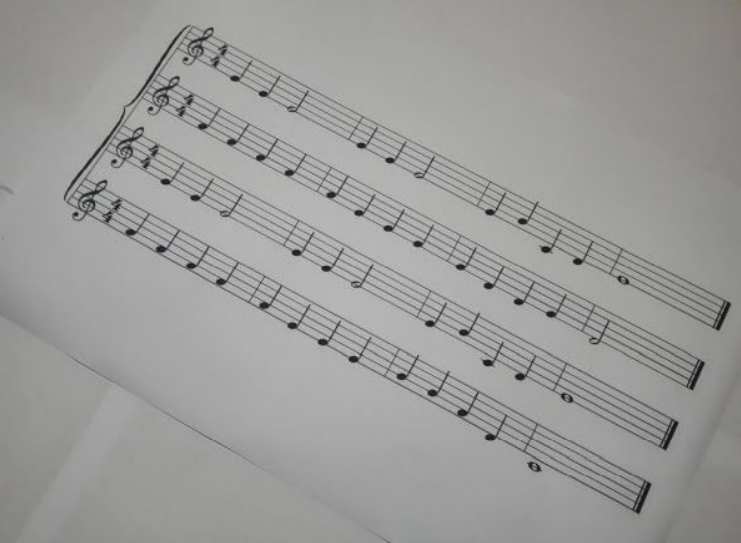
#> input picture Image-Processing/ex1.png, 741 x 543 px, found by its file name
$ jupyter execute --allow-errors Preprocessing2.ipynb   (shell and % lines are left out)   (older library calls are emulated)
#> lines starting #> are read from the running program, lines starting #| are printed output that depends on the picture; after the words box and inside, x2 and y2 are one past the last pixel; in counts of white or black regions, pixels touching at a corner belong together
### commonfunctions.py
import numpy as np
import skimage.io as io
import matplotlib.pyplot as plt
from skimage.morphology import binary_erosion, binary_dilation,binary_opening, binary_closing,skeletonize, thin
from skimage.measure import find_contours
from skimage.draw import rectangle
from collections import Counter
import skimage.filters as fr
import skimage as sk
import cv2, time, os, math
from skimage.transform import hough_line, hough_line_peaks, rotate
from rotation import rotateImage
from remove_lines import *
from skimage.exposure import histogram
from matplotlib.pyplot import bar
from skimage.color import rgb2gray,rgb2hsv, rgba2rgb
# Convolution:
from scipy.signal import convolve2d, find_peaks, peak_widths
from scipy import fftpack
from skimage.util import random_noise
from skimage.filters import median, threshold_otsu
from skimage.feature import canny
from mpl_toolkits.mplot3d import Axes3D  # noqa: F401 unused import
from matplotlib import cm
from matplotlib.ticker import LinearLocator, FormatStrFormatter
from notes import getNoteCharacter, getHeadCharacter,getNearestLine
from segmentation import getObjects, getLines, getHalfs, segmentImage
from classifer import *
# Edges
from skimage.filters import sobel_h, sobel, sobel_v,roberts, prewitt
from functools import cmp_to_key

# Show the figures / plots inside the notebook
def show_images(images,titles=None):
    #This function is used to show image(s) with titles by sending an array of images and an array of associated titles..
    # images[0] will be drawn with the title titles[0] if exists
    # You aren't required to understand this function, use it as-is.
    n_ims = len(images)
    if titles is None: titles = ['(%d)' % i for i in range(1,n_ims + 1)]
    fig = plt.figure()
    n = 1
    for image,title in zip(images,titles):
        a = fig.add_subplot(1,n_ims,n)
        if image.ndim == 2:
            plt.gray()
        plt.imshow(image)
        a.set_title(title)
        plt.axis('off')
        n += 1
    fig.set_size_inches(np.array(fig.get_size_inches()) * n_ims)
    plt.show()

# [6 lines left out: function showHist, not called in this run]

def binraization(img,n=8,t=15):

    outputimg = np.zeros(img.shape)
    intimg = np.zeros(img.shape)
    h = img.shape[1]
    w = img.shape[0]
    s= min(w,h)//n
    count = s**2
    img = np.pad(img,s,"constant")
    intimg = np.cumsum(img ,axis =1)
    intimg = np.cumsum(intimg ,axis =0)
    a = np.roll(intimg,-s//2,axis =0)
    a = np.roll(a,-s//2,axis =1)
    a[:,-s//2:]=a[-s//2-1,-s//2-1]
    a[-s//2:,:]=a[-s//2-1,-s//2-1]
    b = np.roll(intimg,s//2+1,axis =0)
    b = np.roll(b,-s//2,axis =1)
    b[0:s//2+1,:]=0
    b[:,-s//2:]=0

    c = np.roll(intimg,s//2+1,axis =1)
    c = np.roll(c,-s//2,axis =0)
    c[:,0:s//2+1]=0
    c[-s//2:,:]=0

    d = np.roll(intimg,s//2+1,axis =0)
    d = np.roll(d,s//2+1,axis =1)
    d[0:s//2+1,:]=0
    d[:,0:s//2+1]=0

    sum = (a-b-c+d)*(100-t)/100
    outputimg = (img>sum/count)*255
    return outputimg[s:-s,s:-s]


# [38 lines left out: function getRefLengths, not called in this run]

def load_images_from_folder(folder):
    images = []
    for filename in os.listdir(folder):
        img = cv2.imread(os.path.join(folder,filename), 0)
        if img is not None:
            images.append(img)
    return images

### Preprocessing2.ipynb
# Preprocessing
### This Notebook takes an image and the output is the binarized Image with horizontal staff lines
### It takes care of the enhancement of the image and choosing apropriate threshold

[cell 1]
from commonfunctions import *

[cell 2]
# [17 lines left out: function rotate_img, not called in this run]


h_m =  [[-1,-1,-1],[2,2,2],[-1,-1,-1]]
def binarize(img):
    thr = threshold_otsu(img)
    return np.where(img > thr,1,0)

paths = [ '../../bex2.png', '../../bex3.png', '../../bex4.png', '../../bex5.png']
#paths = [ '../../bex4.png']
k = 1
#> (the rest of this cell did not finish here and is left out)

[cell 3]
from scipy.signal import find_peaks
# [25 lines left out: functions getStuffLines, get_obj_properties, not called in this run]

#> (the rest of this cell did not finish here and is left out)

[cell 4]
# [23 lines left out: function deleteLines, not called in this run]

[cell 5]
paths = ['../../ex1.png', '../../ex2.png', '../../ex3.png', '../../ex4.png', '../../ex5.png']
#> paths = ['../../ex1.png', '../../ex2.png', '../../ex3.png', '../../ex4.png', '../../ex5.png']
#> (the rest of this cell did not finish here and is left out)

#> in binraization, `intimg = np.cumsum(img ,axis =1)`:
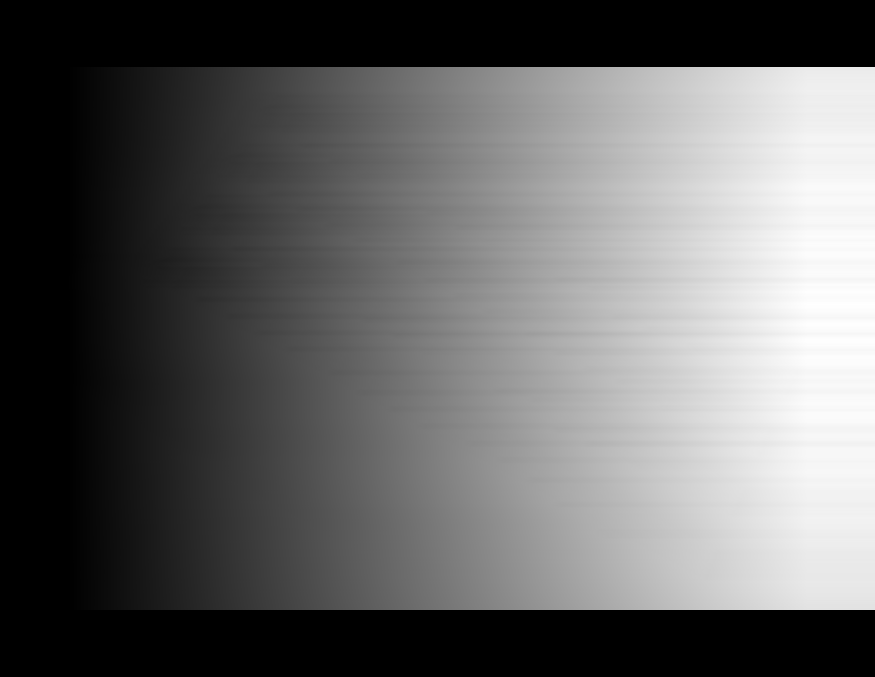
#> intimg: shape (677, 875) uint64; min 0, max 120021, mean 46740.4; drawn with min black and max white
#> in binraization, `b[0:s//2+1,:]=0`:
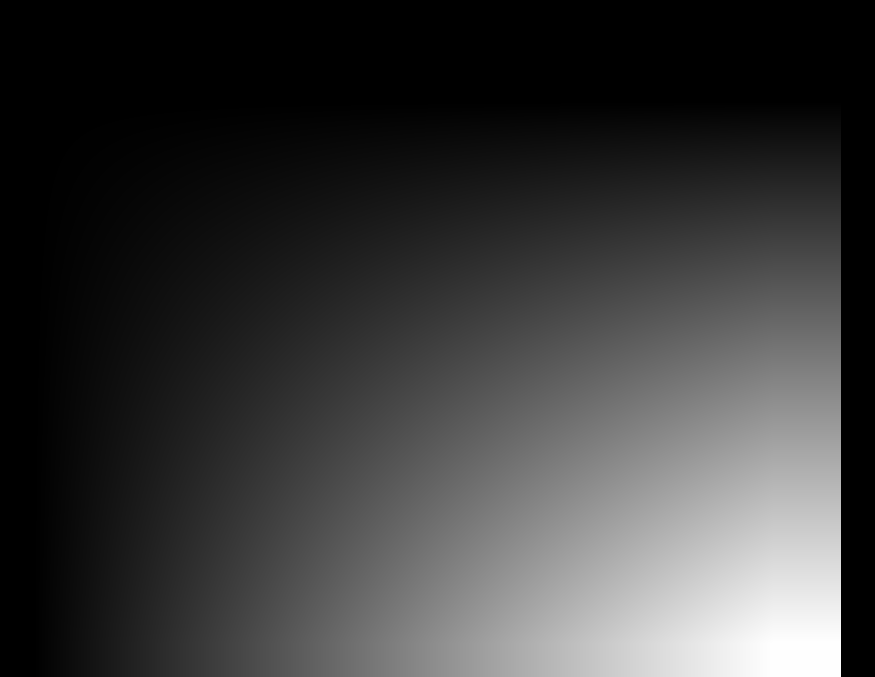
#> b: shape (677, 875) uint64; min 0, max 62492483, mean 14300338.4; drawn with min black and max white
#> in binraization, `c[:,0:s//2+1]=0`:
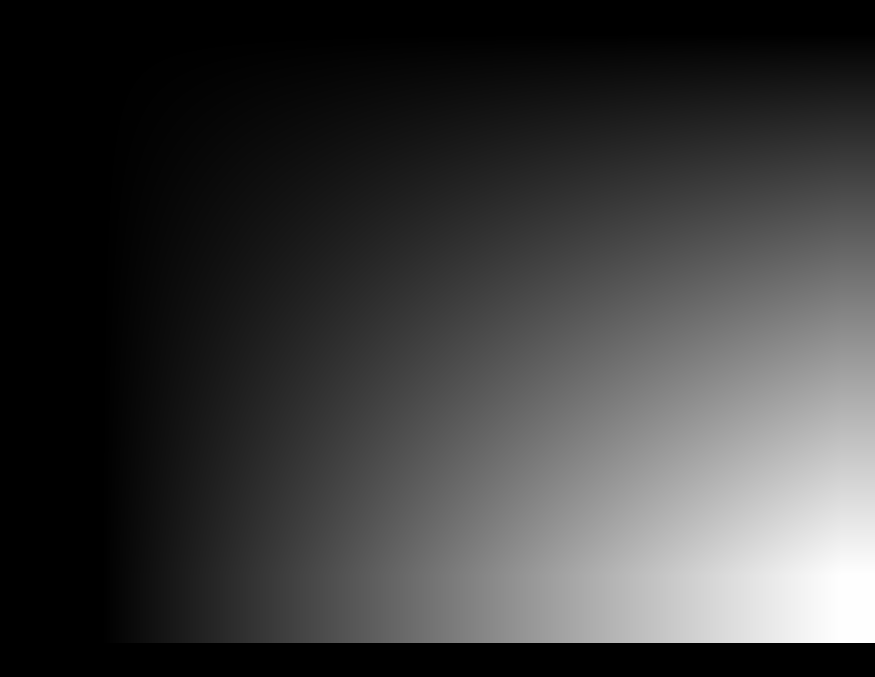
#> c: shape (677, 875) uint64; min 0, max 62492483, mean 14669014.2; drawn with min black and max white
#> in binraization, `sum = (a-b-c+d)*(100-t)/100`:
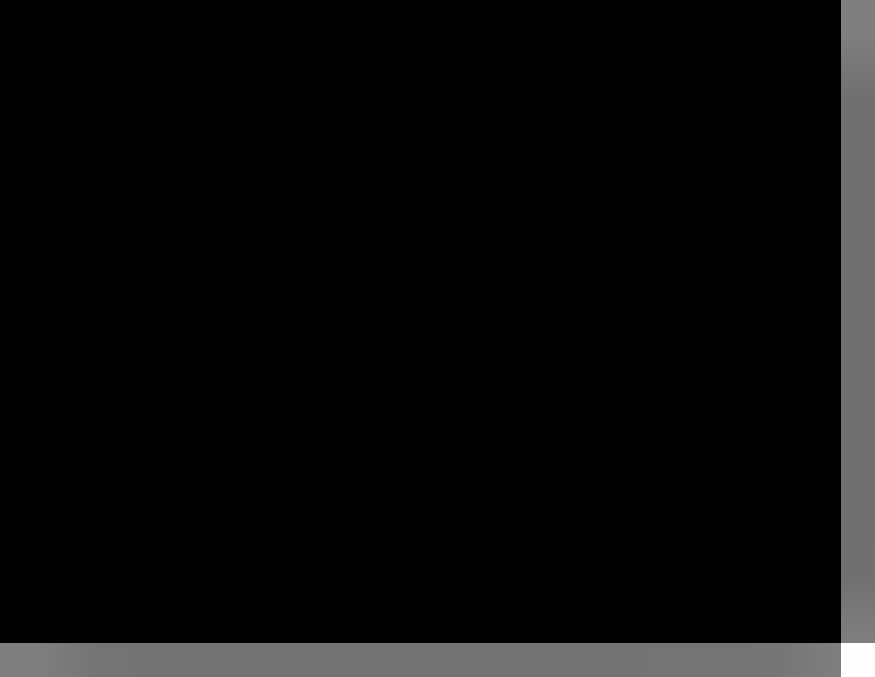
#> sum: shape (677, 875) float64; min 0, max 106237221.1, mean 4731737.2; drawn with min black and max white
#> in binraization, `outputimg = (img>sum/count)*255`:
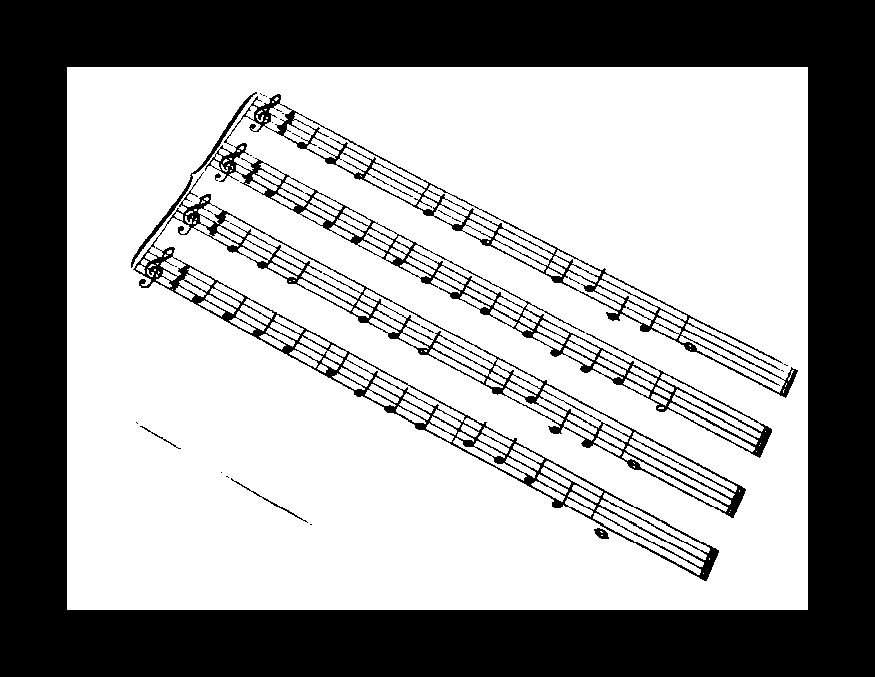
#> outputimg: shape (677, 875) int64; 63.2% white; 32 black regions (22 under 20 px), largest, box (x1, y1, x2, y2) and area: (0, 0, 875, 677) 190012, (133, 172, 746, 581) 14105, (205, 143, 772, 458) 6518
#> in binraization, `return outputimg[s:-s,s:-s]`:
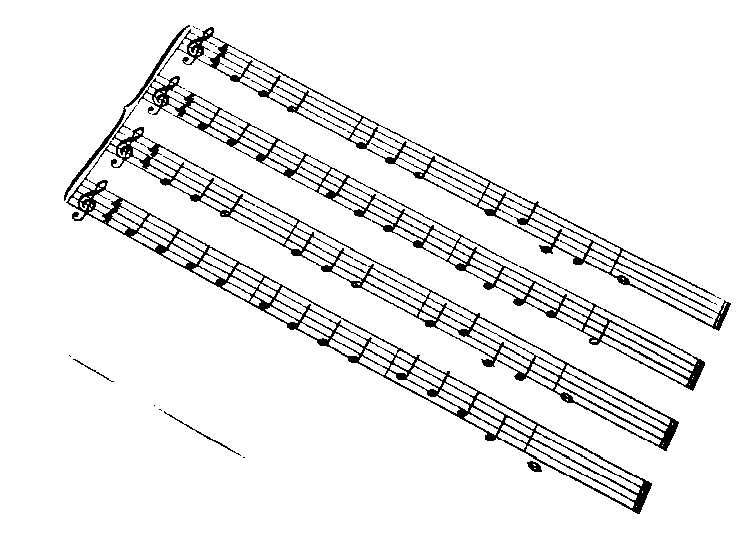
#> returned value: shape (543, 741) int64; 93.1% white; black in thin lines or dots, all inside (x1, y1, x2, y2) = (64, 25, 731, 514)
    img = getStaffLines(imgb)
    show_images([img])

# [4 lines of commented-out code are left out]

#> (a cell that did not finish here is left out)

# images = [cv2.imread('../test_cases/04.PNG',0)]
# show_images([rotateImage(images[0])])

imNum = 0
for img in images:
    start_time = time.time()
    start = time.time()
    rotated = rotateImage(img)
    print('rotation time:' + str(time.time() - start))

    start = time.time()
    binary = binraization(rotated)//255
    print('binarization time:' + str(time.time() - start))

    show_images([binary])

    start = time.time()
    staffHeight, spaceHeight = getRefLengths(binary)
    print('Ref lengths time:' + str(time.time() - start))

    start = time.time()
    filteredImg, candidates = getCandidateStaffs(binary, staffHeight)
    filteredImg1, candidates, eliminated = RemoveThinStaffs(candidates, filteredImg, staffHeight)
    filteredImg2, candidates, eliminated = removeLonelyStaffs(candidates, binary, staffHeight, spaceHeight, eliminated)
    filteredImg3, candidates = addFalseNegatives(candidates, filteredImg2, staffHeight, staffHeight, eliminated)
    # print(filteredImg3)
    staffLess = (binary-filteredImg3).astype(np.uint8)
    print('staff removal time:' + str(time.time() - start))

    start = time.time()
    lines = getLines(1-filteredImg3, staffHeight, spaceHeight)
    print('getting lines time:' + str(time.time() - start))

    start = time.time()
    halfs = getHalfs(lines, spaceHeight, staffLess.shape[0])
    print('segment image time:' + str(time.time() - start))

    print(staffHeight, spaceHeight)

    for i in range(len(halfs) - 1):
        segment = staffLess[halfs[i]:halfs[i+1] + 1]

        start = time.time()
        mergedRects = getObjects(segment, staffHeight, spaceHeight)
        print('merging contours time:' + str(time.time() - start))

        cp = cv2.cvtColor(segment, cv2.COLOR_GRAY2BGR)

        for b in mergedRects:
            cv2.rectangle(cp, (b[0],b[1]), (b[2],b[3]), (0, 255, 0), 1)

        plt.imsave('image'+str(imNum)+'segment'+str(i)+'.png', cp)

    imNum += 1

    print("time: %s seconds" % (time.time() - start_time))
    print("---------------------------------------------------------")

[cell 7]
# images = load_images_from_folder("../test_cases/test/")
images = [cv2.imread('../test_cases/test/23.jpg',0)]
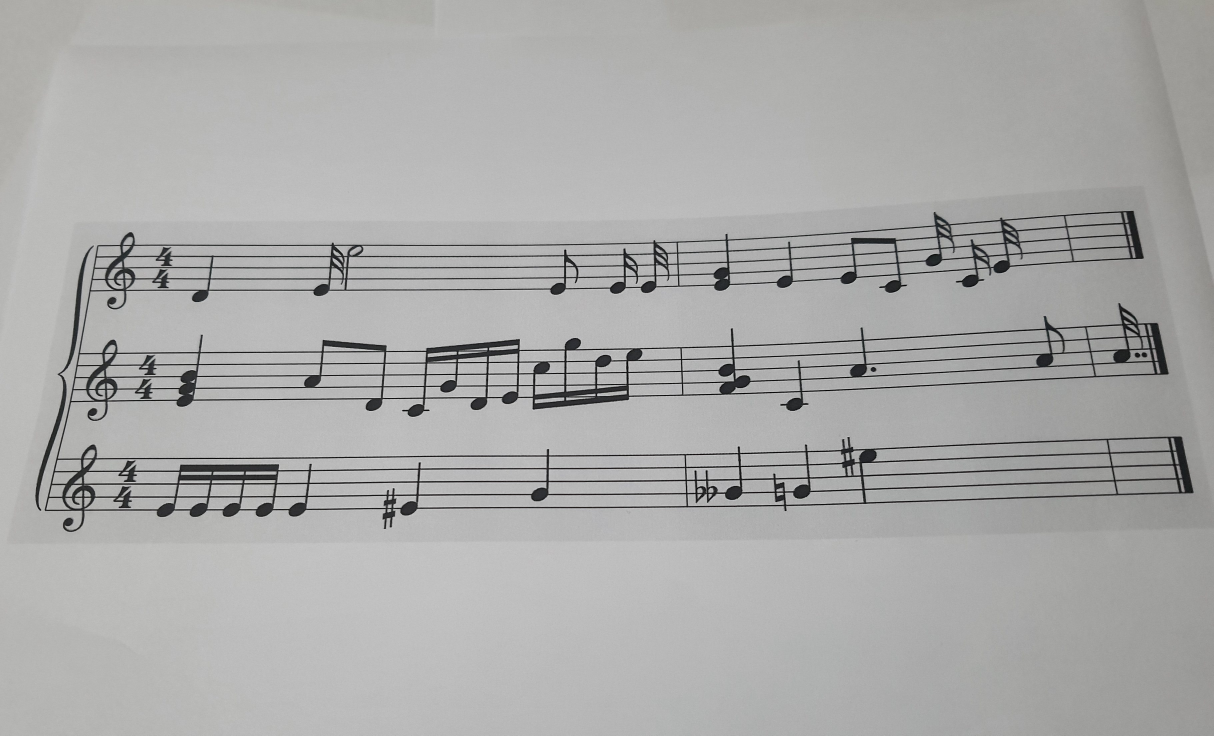
#> input picture test_cases/test/23.jpg, 3641 x 2206 px, found by its file name (shown at 1/3 size)
i = 0
#> (the rest of this cell did not finish here and is left out)
